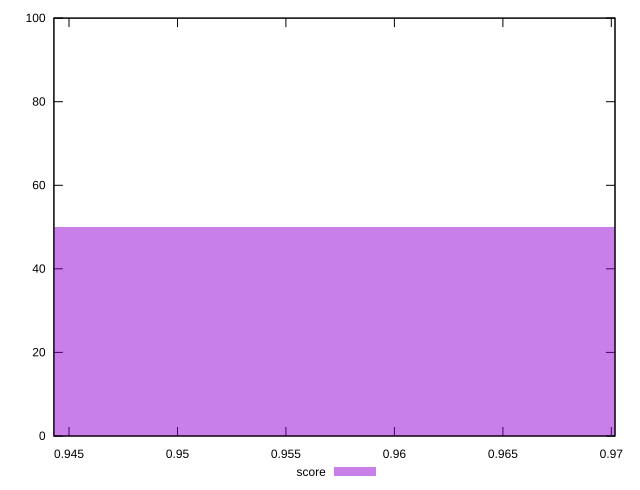

Generate this figure with gnuplot:
reset
set terminal svg size 640, 490 enhanced background rgb 'white'
set output "report_00007_2020-12-11T15:55:29.892Z/first-meaningful-paint/samples/pages+cached+noexternal+noimg/score/histogram.svg"

$score <<EOF
0.9628332944224826 50
0.9360879251329691 50
EOF

set key outside below
set boxwidth 0.026745369289513404
set yrange [0:100]
set style fill transparent solid 0.5 noborder

plot \
  $score title "score" with boxes, \


reset
